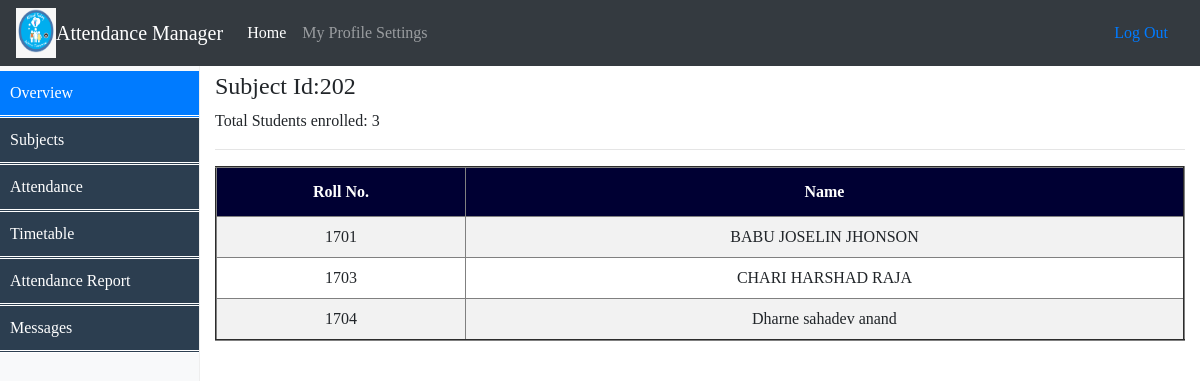
The page /Faculty/Stud_enroll.php?sub_id=202 (signed in) on the database as committed earlier.
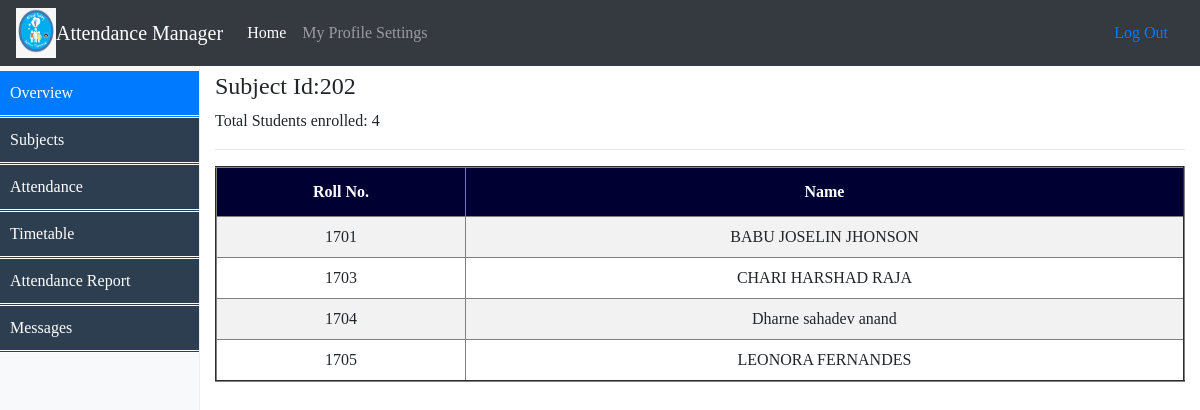
The same page on the database as committed later.
### tables this page shows
CREATE TABLE `enroll` (
  `stud_id` varchar(50) NOT NULL,
  `course_id` int(11) DEFAULT NULL,
  `sub_id` int(11) NOT NULL
);

CREATE TABLE `student` (
  `stud_id` varchar(50) NOT NULL,
  `stud_name` varchar(50) NOT NULL,
  `course_id` int(11) NOT NULL,
  `sem_no` int(11) DEFAULT NULL,
  `dob` varchar(50) DEFAULT NULL,
  `address` varchar(200) DEFAULT NULL,
  `email_id` varchar(50) NOT NULL,
  `Phone_no` bigint(30) NOT NULL
);

### Faculty/session.php (called while the page is built, shortened)
<?php
$connection = mysqli_connect("localhost", "root", "");
$user_check=$_SESSION['login_user'];
$ses_sql=mysqli_query($connection,"select username from facultylogin where username='$user_check'");
$row = mysqli_fetch_assoc($ses_sql);
$login_session =$row['username'];

### Faculty/Stud_enroll.php (the view, shortened to what this page needs)
<!doctype html>
<?php
include('session.php');
?>
<html lang="en">
  <head>
	<link href="Assests/dropdown.css" rel="stylesheet">
	<link href="Assests/table.css" rel="stylesheet">
	<link href="Assests/menu.css" rel="stylesheet">
    <link href="Assests/css/bootstrap.min.css" rel="stylesheet">
    <link href="Assests/css/dashboard.css" rel="stylesheet">
  </head>
  <body style="font-family: Verdana;font-size:16px;">
    <header>
      <nav class="navbar navbar-expand-md navbar-dark fixed-top bg-dark">
	  	<img src="goa-logo.png" alt="attendance" style="width:40px;height:50px;" align="left">
	   <a class="navbar-brand" href="#">Attendance Manager</a>
        <div class="collapse navbar-collapse" id="navbarsExampleDefault">
          <ul class="navbar-nav mr-auto">
            <li class="nav-item active">
              <a class="nav-link" href="Facultyprofile.php">Home <span class="sr-only">(current)</span></a>
            </li>
            <li class="nav-item">
			  <li class="dropdown">
				<a class="nav-link" href="javascript:void(0)" class="dropbtn">My Profile Settings</a>
			  </li>
            </li>
          </ul>
          <form class="form-inline mt-2 mt-md-0">
			 <a class="nav-link" href="logout.php">Log Out</a>
          </form>
        </div>
      </nav>
    </header>
<div class="container-fluid">
      <div class="row">
		<nav class="col-sm-3 col-md-2 d-none d-sm-block bg-light sidebar">
			<ul class="mainmenu nav nav-pills flex-column">
				<li class="nav-item">
					  <a class="nav-link active" href="#">Overview <span class="sr-only">(current)</span></a>
				 </li>
				<li class="nav-item"><a class="nav-link"href="FacultyEnroll.html">Subjects</a></li>
				<li class="nav-item"><a class="nav-link"href="">Attendance</a>
				</li>
				<li><a href="ViewTimetable.html">Timetable</a></li>
				<li><a href="SemesterReport.php">Attendance Report</a></li>
				<li><a href="fact_msg.php">Messages</a></li>
			</ul>
        </nav>
        <main role="main" class="col-sm-9 ml-sm-auto col-md-10 pt-3">
<?php
	$login=$login_session;
	$fact="select * from facultylogin where username='$login'";
	$s=mysqli_query($connection,$fact);
	$row3 = mysqli_fetch_assoc($s);
	$dept_name=$row3['dept_name'];
	$sub_id=$_GET['sub_id'];
	$que2="select * from courses where dept_name='$dept_name'";
	$res2=mysqli_query($connection,$que2);
	$row_dept=mysqli_fetch_assoc($res2);
	$course_id=$row_dept['course_id'];
	$sql2="SELECT count(e.stud_id) as count,s.stud_name,e.sub_id FROM enroll e,student s where e.course_id='$course_id' and e.sub_id='$sub_id' and e.stud_id=s.stud_id";
	$records2=mysqli_query($connection,$sql2);
	$enroll_count=mysqli_fetch_assoc($records2);
		$sql="SELECT e.stud_id,s.stud_name,e.sub_id FROM enroll e,student s where e.course_id='$course_id' and e.sub_id='$sub_id' and e.stud_id=s.stud_id";
		$records=mysqli_query($connection,$sql);
			echo "<h5><font size='5'>Subject Id:$sub_id</font></h5>";
			echo "Total Students enrolled: $enroll_count[count]";
			echo "<hr>";
			echo "<table border='2' style='text-align:center;'>";
			echo "<th>Roll No.</th>";
			echo "<th>Name</th>";
			while ($enroll=mysqli_fetch_assoc($records)){
				echo "<tr>";
				echo "<td>".$enroll['stud_id']."</td>";
				echo "<td>".$enroll['stud_name']."</td>";
				echo "</tr>";
			}
?>

Rows that differ between the two databases and show on the page:
added enroll: stud "1705", student.stud_name "LEONORA FERNANDES"
Other text that changed with them:
$enroll_count[count]: "3" → "4"
